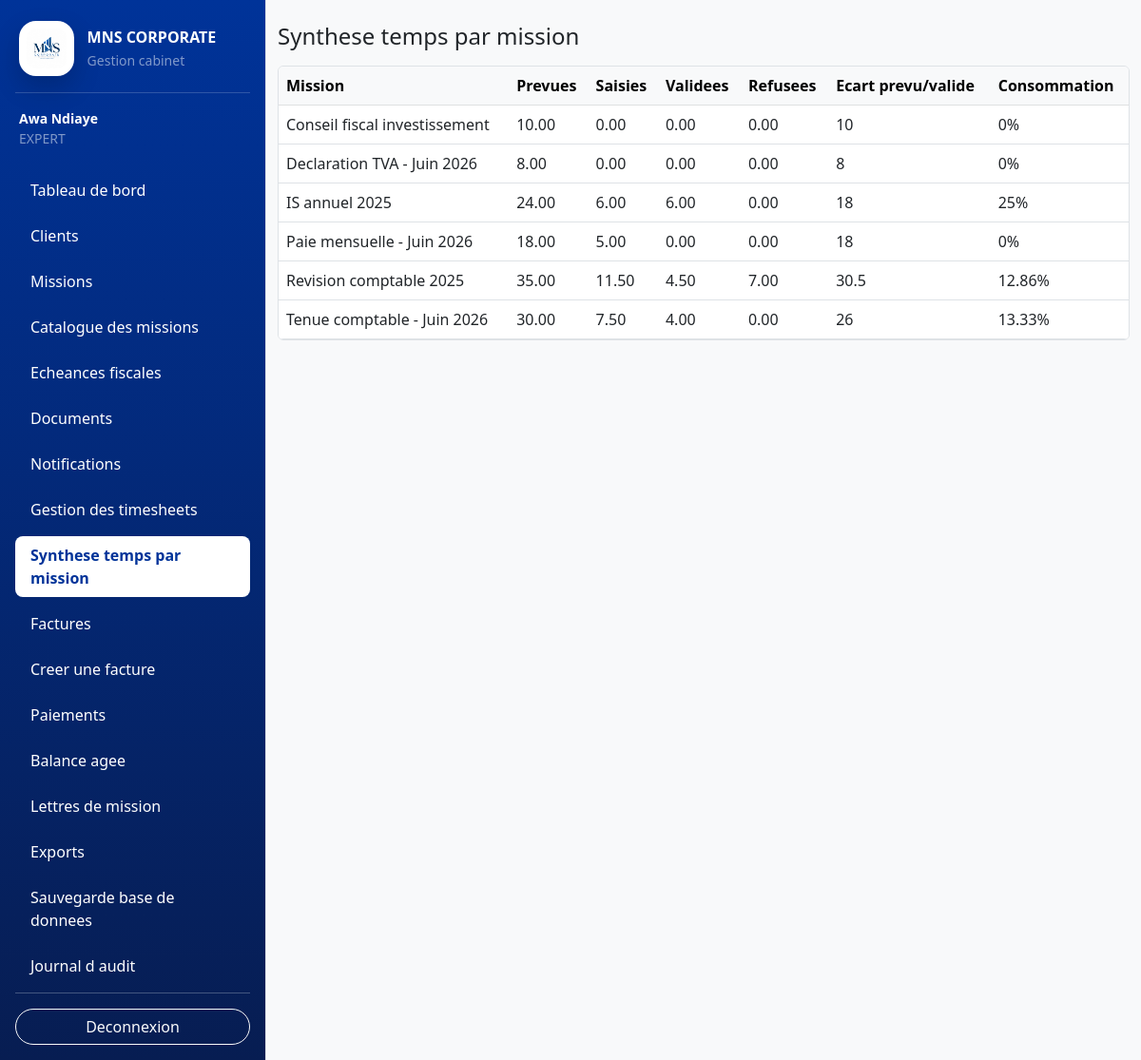
The page /frontend/views/timesheets/summary.php (signed in) on the database its author committed.
### tables this page shows
CREATE TABLE IF NOT EXISTS missions (
    id INT UNSIGNED AUTO_INCREMENT PRIMARY KEY,
    client_id INT UNSIGNED NOT NULL,
    mission_catalog_id INT UNSIGNED NOT NULL,
    title VARCHAR(180) NOT NULL,
    description TEXT NULL,
    start_date DATE NOT NULL,
    planned_end_date DATE NULL,
    actual_end_date DATE NULL,
    status ENUM('A_FAIRE', 'EN_COURS', 'TERMINEE', 'EN_RETARD', 'ANNULEE')
        NOT NULL DEFAULT 'A_FAIRE',
    priority ENUM('BASSE', 'MOYENNE', 'HAUTE') NOT NULL DEFAULT 'MOYENNE',
    estimated_hours DECIMAL(8,2) NULL,
    created_by INT UNSIGNED NOT NULL,
    created_at TIMESTAMP DEFAULT CURRENT_TIMESTAMP,
    updated_at TIMESTAMP DEFAULT CURRENT_TIMESTAMP ON UPDATE CURRENT_TIMESTAMP,
    CONSTRAINT fk_missions_client
        FOREIGN KEY (client_id) REFERENCES clients(id)
        ON DELETE CASCADE
        ON UPDATE CASCADE,
    CONSTRAINT fk_missions_catalog
        FOREIGN KEY (mission_catalog_id) REFERENCES mission_catalog(id)
        ON DELETE RESTRICT
        ON UPDATE CASCADE,
    CONSTRAINT fk_missions_created_by
        FOREIGN KEY (created_by) REFERENCES users(id)
        ON DELETE RESTRICT
        ON UPDATE CASCADE
);

### backend/config/database.php (called while the page is built, shortened)
<?php
function getDatabaseConnection(): PDO
{
    $host = 'localhost';
    $port = 3306;
    $dbname = 'mns_corporate_db';
    $username = 'root';
    $password = '';
    $charset = 'utf8mb4';
    $dsn = sprintf(
        'mysql:host=%s;port=%d;dbname=%s;charset=%s',
        $host,
        $port,
        $dbname,
        $charset
    );
    $options = [
        PDO::ATTR_ERRMODE => PDO::ERRMODE_EXCEPTION,
        PDO::ATTR_DEFAULT_FETCH_MODE => PDO::FETCH_ASSOC,
        PDO::ATTR_EMULATE_PREPARES => false,
    ];
    try {
        $connection = new PDO($dsn, $username, $password, $options);
        return $connection;
    } catch (PDOException $exception) {
        throw new RuntimeException('Impossible de se connecter à la base de données.');
    }
}

### backend/models/Timesheet.php (called while the page is built, shortened)
<?php
require_once __DIR__ . '/BaseModel.php';
class Timesheet extends BaseModel
{
    public function getMissionHoursSummary(array $filters = []): array
    {
        $params = [];
        $where = '';
        return $this->fetchAll(
            "SELECT m.id, m.title, m.estimated_hours,
                    COALESCE(SUM(t.hours_worked), 0) AS total_saisi,
                    COALESCE(SUM(CASE WHEN t.status = 'VALIDE' THEN t.hours_worked ELSE 0 END), 0) AS total_valide,
                    COALESCE(SUM(CASE WHEN t.status = 'REFUSE' THEN t.hours_worked ELSE 0 END), 0) AS total_refuse
             FROM missions m
             LEFT JOIN timesheets t ON t.mission_id = m.id
             {$where}
             GROUP BY m.id, m.title, m.estimated_hours
             ORDER BY m.title ASC",
            $params
        );
    }
}

### backend/models/BaseModel.php (called while the page is built, shortened)
<?php
abstract class BaseModel
{
    protected PDO $db;
    public function __construct(PDO $db)
    {
        $this->db = $db;
    }
    protected function fetchAll(string $sql, array $params = []): array
    {
        $stmt = $this->db->prepare($sql);
        $stmt->execute($params);
        return $stmt->fetchAll(PDO::FETCH_ASSOC);
    }
}

### backend/includes/helpers.php (called while the page is built, shortened)
<?php
function e(?string $value): string
{
    return htmlspecialchars($value ?? '', ENT_QUOTES, 'UTF-8', false);
}

### frontend/views/timesheets/summary.php (the view)
<?php declare(strict_types=1); if (!defined('MNS_CONTROLLER_RENDER')) { require_once __DIR__ . '/../../../backend/controllers/timesheet_controller.php'; $_GET['action']='summary'; handleTimesheetRequest(); return; } require_once __DIR__ . '/../../../backend/includes/helpers.php'; require_once __DIR__ . '/../../../backend/includes/role_check.php'; requireRole(['EXPERT']); require_once __DIR__ . '/../includes/header.php'; ?>
<div class="d-flex"><?php require_once __DIR__ . '/../includes/sidebar.php'; ?><main class="container-fluid py-4"><h1 class="h4 mb-3">Synthese temps par mission</h1><div class="table-responsive bg-white border rounded"><table class="table table-hover align-middle mb-0"><thead class="table-light"><tr><th>Mission</th><th>Prevues</th><th>Saisies</th><th>Validees</th><th>Refusees</th><th>Ecart prevu/valide</th><th>Consommation</th></tr></thead><tbody><?php foreach (($summary ?? []) as $row): ?><?php $estimated=(float)($row['estimated_hours'] ?? 0); $valid=(float)$row['total_valide']; $rate=$estimated>0?round($valid*100/$estimated,2):0; ?><tr><td><?php echo e($row['title']); ?></td><td><?php echo e((string)$row['estimated_hours']); ?></td><td><?php echo e((string)$row['total_saisi']); ?></td><td><?php echo e((string)$row['total_valide']); ?></td><td><?php echo e((string)$row['total_refuse']); ?></td><td><?php echo e((string)round($estimated-$valid,2)); ?></td><td><?php echo e((string)$rate); ?>%</td></tr><?php endforeach; ?></tbody></table></div></main></div><?php require_once __DIR__ . '/../includes/footer.php'; ?>

### rows shown on the page
missions: title "Conseil fiscal investissement", estimated_hours "10.00", total_saisi "0.00", total_valide "0.00", total_refuse "0.00", valid "10", rate "0"
missions: title "Declaration TVA - Juin 2026", estimated_hours "8.00", total_saisi "0.00", total_valide "0.00", total_refuse "0.00", valid "8", rate "0"
missions: title "IS annuel 2025", estimated_hours "24.00", total_saisi "6.00", total_valide "6.00", total_refuse "0.00", valid "18", rate "25"
missions: title "Paie mensuelle - Juin 2026", estimated_hours "18.00", total_saisi "5.00", total_valide "0.00", total_refuse "0.00", valid "18", rate "0"
missions: title "Revision comptable 2025", estimated_hours "35.00", total_saisi "11.50", total_valide "4.50", total_refuse "7.00", valid "30.5", rate "12.86"
missions: title "Tenue comptable - Juin 2026", estimated_hours "30.00", total_saisi "7.50", total_valide "4.00", total_refuse "0.00", valid "26", rate "13.33"

### other values the page prints
$fullName "Awa Ndiaye"
$role "EXPERT"
$label "Tableau de bord"
$label "Clients"
$label "Missions"
$label "Catalogue des missions"
$label "Echeances fiscales"
$label "Documents"
$label "Notifications"
$label "Gestion des timesheets"
$label "Synthese temps par mission"
$label "Factures"
$label "Creer une facture"
$label "Paiements"
$label "Balance agee"
